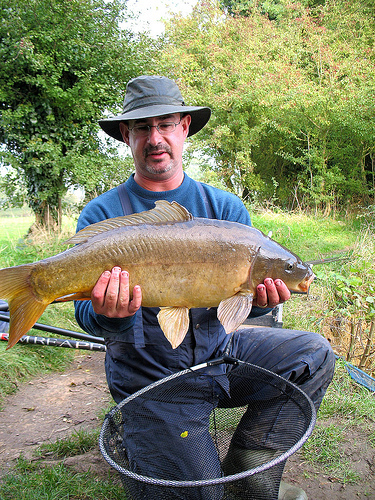
#> input picture n01440764_18.JPEG, 375 x 500 px
$ python -i augment_and_mix.py   (imports and definitions only)
#> lines starting #> are read from the running program, lines starting #| are printed output that depends on the picture
### augmix/augmentations.py
# Copyright 2019 Google LLC
#
# Licensed under the Apache License, Version 2.0 (the "License");
# you may not use this file except in compliance with the License.
# You may obtain a copy of the License at
#
#     https://www.apache.org/licenses/LICENSE-2.0
#
# Unless required by applicable law or agreed to in writing, software
# distributed under the License is distributed on an "AS IS" BASIS,
# WITHOUT WARRANTIES OR CONDITIONS OF ANY KIND, either express or implied.
# See the License for the specific language governing permissions and
# limitations under the License.
# ==============================================================================
"""Base augmentations operators."""

import numpy as np
from PIL import Image, ImageOps, ImageEnhance

# ImageNet code should change this value
IMAGE_SIZE = 32


def int_parameter(level, maxval):
  """Helper function to scale `val` between 0 and maxval .

  Args:
    level: Level of the operation that will be between [0, `PARAMETER_MAX`].
    maxval: Maximum value that the operation can have. This will be scaled to
      level/PARAMETER_MAX.

  Returns:
    An int that results from scaling `maxval` according to `level`.
  """
  return int(level * maxval / 10)


def float_parameter(level, maxval):
  """Helper function to scale `val` between 0 and maxval.

  Args:
    level: Level of the operation that will be between [0, `PARAMETER_MAX`].
    maxval: Maximum value that the operation can have. This will be scaled to
      level/PARAMETER_MAX.

  Returns:
    A float that results from scaling `maxval` according to `level`.
  """
  return float(level) * maxval / 10.


def sample_level(n):
  return np.random.uniform(low=0.1, high=n)


def autocontrast(pil_img, _):
  return ImageOps.autocontrast(pil_img)


def equalize(pil_img, _):
  return ImageOps.equalize(pil_img)


def posterize(pil_img, level):
  level = int_parameter(sample_level(level), 4)
  return ImageOps.posterize(pil_img, 4 - level)


# [5 lines left out: function rotate, not called in this run]


def solarize(pil_img, level):
  level = int_parameter(sample_level(level), 256)
  return ImageOps.solarize(pil_img, 256 - level)


# [7 lines left out: function shear_x, not called in this run]


def shear_y(pil_img, level):
  level = float_parameter(sample_level(level), 0.3)
  if np.random.uniform() > 0.5:
    level = -level
  return pil_img.transform((IMAGE_SIZE, IMAGE_SIZE),
                           Image.AFFINE, (1, 0, 0, level, 1, 0),
                           resample=Image.BILINEAR)


# [16 lines left out: functions translate_x, translate_y, not called in this run]


# operation that overlaps with ImageNet-C's test set
def color(pil_img, level):
    level = float_parameter(sample_level(level), 1.8) + 0.1
    return ImageEnhance.Color(pil_img).enhance(level)


# operation that overlaps with ImageNet-C's test set
def contrast(pil_img, level):
    level = float_parameter(sample_level(level), 1.8) + 0.1
    return ImageEnhance.Contrast(pil_img).enhance(level)


# operation that overlaps with ImageNet-C's test set
def brightness(pil_img, level):
    level = float_parameter(sample_level(level), 1.8) + 0.1
    return ImageEnhance.Brightness(pil_img).enhance(level)


# operation that overlaps with ImageNet-C's test set
def sharpness(pil_img, level):
    level = float_parameter(sample_level(level), 1.8) + 0.1
    return ImageEnhance.Sharpness(pil_img).enhance(level)


augmentations = [
    autocontrast, equalize, posterize, rotate, solarize, shear_x, shear_y,
    translate_x, translate_y
]

augmentations_all = [
    autocontrast, equalize, posterize, rotate, solarize, shear_x, shear_y,
    translate_x, translate_y, color, contrast, brightness, sharpness
]

### augmix/augment_and_mix.py
# Copyright 2019 Google LLC
#
# Licensed under the Apache License, Version 2.0 (the "License");
# you may not use this file except in compliance with the License.
# You may obtain a copy of the License at
#
#     https://www.apache.org/licenses/LICENSE-2.0
#
# Unless required by applicable law or agreed to in writing, software
# distributed under the License is distributed on an "AS IS" BASIS,
# WITHOUT WARRANTIES OR CONDITIONS OF ANY KIND, either express or implied.
# See the License for the specific language governing permissions and
# limitations under the License.
# ==============================================================================
"""Reference implementation of AugMix's data augmentation method in numpy."""
import augmentations
import numpy as np
from PIL import Image

# CIFAR-10 constants
MEAN = [0.4914, 0.4822, 0.4465]
STD = [0.2023, 0.1994, 0.2010]


def normalize(image):
  """Normalize input image channel-wise to zero mean and unit variance."""
  image = image.transpose(2, 0, 1)  # Switch to channel-first
  mean, std = np.array(MEAN), np.array(STD)
  image = (image - mean[:, None, None]) / std[:, None, None]
  return image.transpose(1, 2, 0)


def apply_op(image, op, severity):
  image = np.clip(image * 255., 0, 255).astype(np.uint8)
  pil_img = Image.fromarray(image)  # Convert to PIL.Image
  pil_img = op(pil_img, severity).resize((224,224))
  return np.asarray(pil_img) / 255.


def augment_and_mix(image, severity=3, width=3, depth=-1, alpha=1.):
  """Perform AugMix augmentations and compute mixture.

  Args:
    image: Raw input image as float32 np.ndarray of shape (h, w, c)
    severity: Severity of underlying augmentation operators (between 1 to 10).
    width: Width of augmentation chain
    depth: Depth of augmentation chain. -1 enables stochastic depth uniformly
      from [1, 3]
    alpha: Probability coefficient for Beta and Dirichlet distributions.

  Returns:
    mixed: Augmented and mixed image.
  """
  ws = np.float32(
      np.random.dirichlet([alpha] * width))
  m = np.float32(np.random.beta(alpha, alpha))

  mix = np.zeros_like(image)
  for i in range(width):
    image_aug = image.copy()
    d = depth if depth > 0 else np.random.randint(1, 4)
    for _ in range(d):
      op = np.random.choice(augmentations.augmentations)
      image_aug = apply_op(image_aug, op, severity)
    # Preprocessing commutes since all coefficients are convex
    mix += ws[i] * normalize(image_aug)

  mixed = (1 - m) * normalize(image) + m * mix
  return mixed

>>> import cv2
>>> picture = cv2.imread('../n01440764_18.JPEG', cv2.IMREAD_GRAYSCALE)
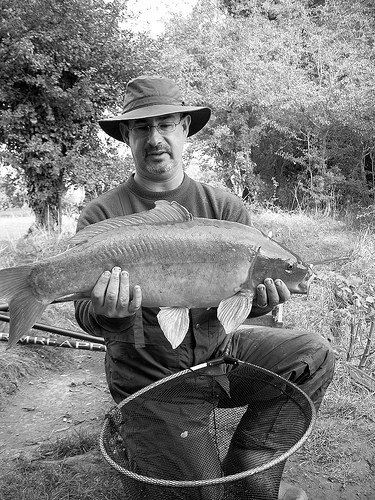
#> picture: shape (500, 375); min 0, max 255, mean 126.3
>>> result = augment_and_mix(picture)
#> the loop in augment_and_mix, `for i in range(width):` made 1 pass
#> pass 1, in apply_op, `image = np.clip(image * 255., 0, 255).astype(np.uint8)`:
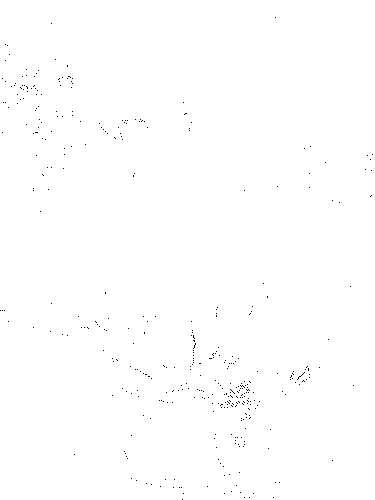
#> image: shape (500, 375); 99.7% white; black in thin lines or dots
#> pass 1, in apply_op, `pil_img = op(pil_img, severity).resize((224,224))`:
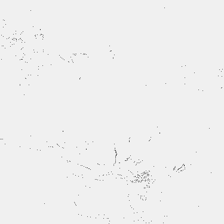
#> pil_img: PIL image 224x224 L; min 110, max 253, mean 239.4
#> pass 1, in apply_op (call 2), `pil_img = op(pil_img, severity).resize((224,224))`:
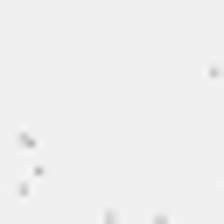
#> pil_img: PIL image 224x224 L; min 182, max 247, mean 239.5
#> after the loop in augment_and_mix, `for i in range(width):`: mix: shape (500, 375); every value is 0
#> (the run stopped early here; a loop or call above may not have finished)
